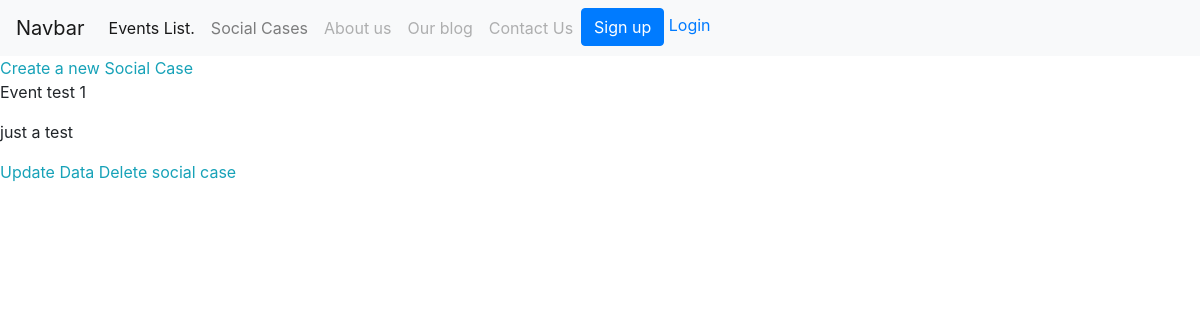
/social_cases_list, run on an earlier commit of the app's database.
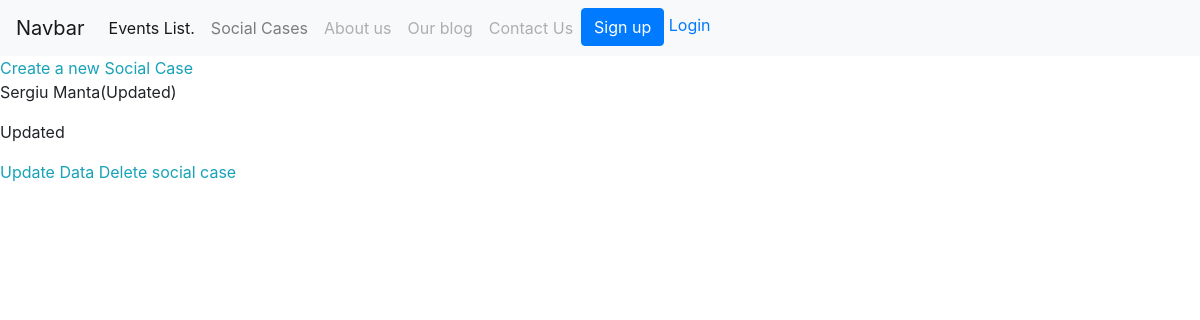
And on a later commit of the database.
### social_cases/models.py (models this page shows, shortened)
class SocialCase(models.Model):
    title = models.CharField(max_length=200)
    user = models.ForeignKey(User, on_delete=models.CASCADE)
    description = models.TextField(null=True, blank=False)
    created = models.DateTimeField(auto_now_add=True)
    donations = models.IntegerField()
    tags = models.ManyToManyField(Tag)

### social_cases/views.py (the view)
# urls.py: path('social_cases_list', views.SocialCasesListView.as_view(), name='social-cases'),
class SocialCasesListView(ListView):
    template_name = 'social_cases/social_cases_list.html'
    model = SocialCase
    context_object_name = 'social_cases_list'

### templates/social_cases/social_cases_list.html (shortened to what this page needs)
{% extends 'base.html' %}
{% block content %}
     <a href="{% url 'create-social-case' %}" class="text-info">Create a new Social Case</a>
    {% for case in social_cases_list %}
        <p>{{ case.title }}</p>
        <p>{{ case.description }}</p>
            <a href="{% url 'update-social-case' case.id %}" class="text-info">Update Data</a>
            <a href="{% url 'delete-social-case' case.id %}" class="text-info">Delete social case</a>
    {% endfor %}
{% endblock %}

What changed in the data, as far as the page shows it:
changed SocialCase: title "Event test 1" → "Sergiu Manta(Updated)"; description "just a test" → "Updated"
